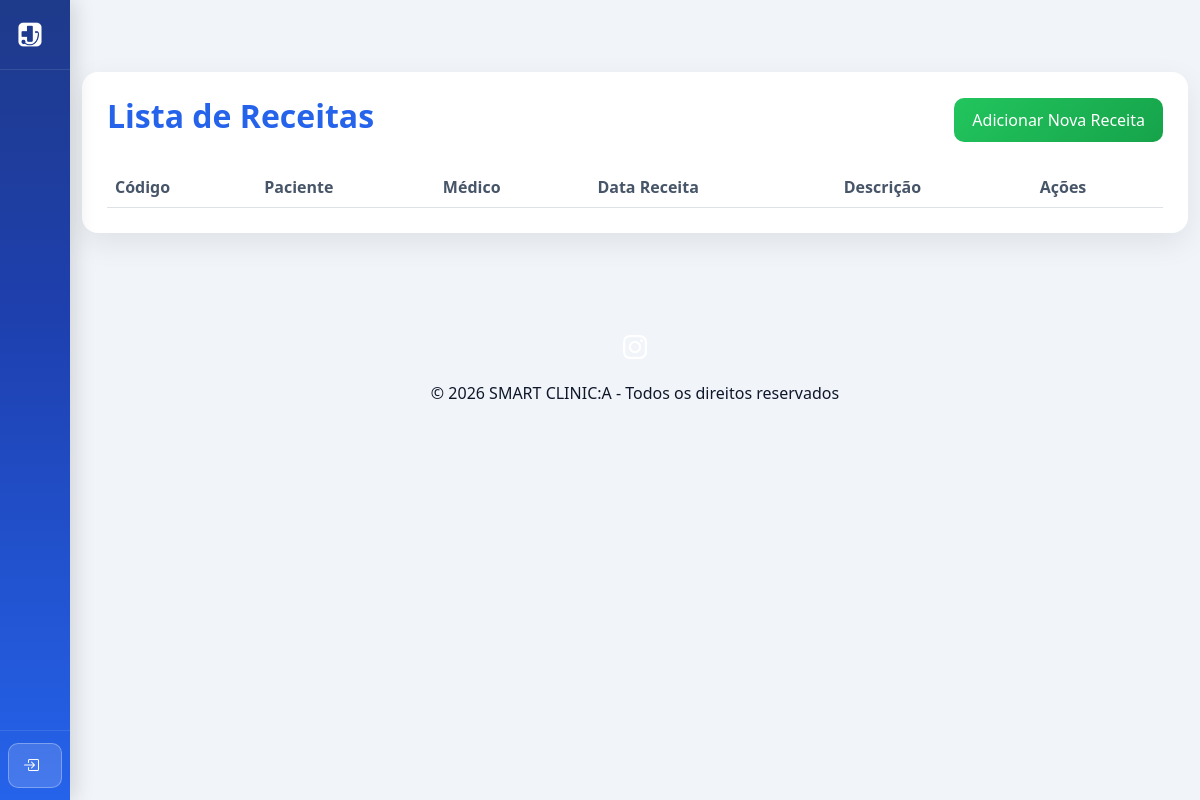
/Frontend/receita.php, run on an earlier commit of the app's database.
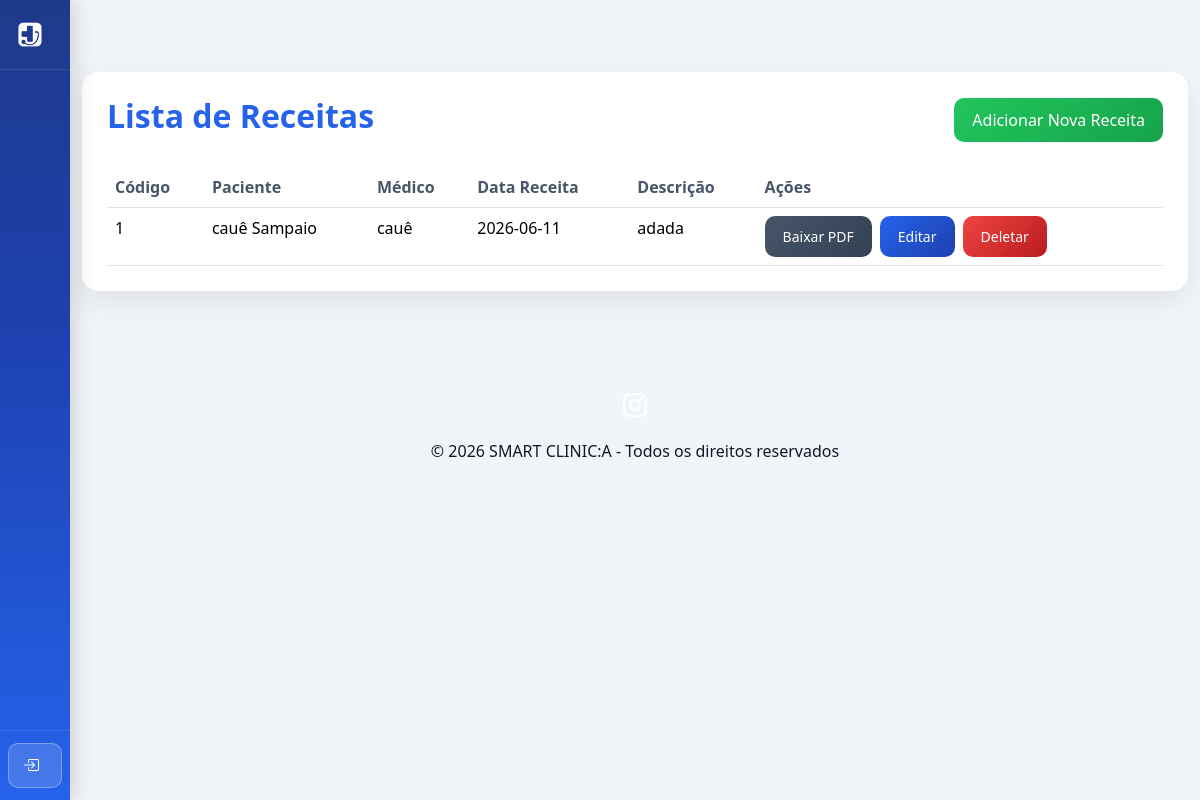
And on a later commit of the database.
### tables this page shows
CREATE TABLE `receita` (
  `cod` int(11) NOT NULL,
  `fk_paciente_cod` int(11) DEFAULT NULL,
  `fk_medico_cod` int(11) DEFAULT NULL,
  `data_receita` date DEFAULT NULL,
  `descricao` text DEFAULT NULL,
  `tipo` varchar(50) DEFAULT NULL
);

CREATE TABLE `paciente` (
  `cod` int(11) NOT NULL,
  `fk_instituicao_cod` int(11) DEFAULT NULL,
  `cpf` varchar(11) NOT NULL,
  `nome` varchar(100) NOT NULL,
  `data_nascimento` date NOT NULL,
  `email` varchar(100) DEFAULT NULL,
  `senha` varchar(100) DEFAULT NULL,
  `endereco` varchar(200) DEFAULT NULL,
  `foto` varchar(100) DEFAULT NULL
);

CREATE TABLE `medico` (
  `cod` int(11) NOT NULL,
  `fk_instituicao_cod` int(11) DEFAULT NULL,
  `cpf` varchar(11) NOT NULL,
  `crm` varchar(20) NOT NULL,
  `rqe` varchar(20) DEFAULT NULL,
  `foto` varchar(200) DEFAULT NULL,
  `nome` varchar(100) NOT NULL,
  `email` varchar(100) NOT NULL,
  `senha` varchar(100) NOT NULL,
  `especialidade` varchar(50) DEFAULT NULL,
  `telefone` varchar(20) NOT NULL,
  `endereco` varchar(200) NOT NULL
);

### Backend/controller/Database.php (called while the page is built)
<?php
class Database {
    private static $instance = null;
    public static function getConnection() {
        if (self::$instance === null) {
            $host = '127.0.0.1';
            $db   = 'smartclinic';
            $user = 'root';
            $pass = '';
            $charset = 'utf8mb4';
            $dsn = "mysql:host=$host;dbname=$db;charset=$charset";
            $options = [
                PDO::ATTR_ERRMODE => PDO::ERRMODE_EXCEPTION,
                PDO::ATTR_DEFAULT_FETCH_MODE => PDO::FETCH_ASSOC,
                PDO::ATTR_EMULATE_PREPARES => false,
            ];
            self::$instance = new PDO($dsn, $user, $pass, $options);
        }
        return self::$instance;
    }
}

### Backend/controller/ReceitaController.php (called while the page is built, shortened)
<?php
require_once __DIR__ . '/../dao/ReceitaDAO.php';
class ReceitaController extends BaseController {
    private $dao;
    public function __construct() {
        $this->dao = new ReceitaDAO();
    }
    public function getAll() {
        return $this->dao->getAll();
    }
}

### Backend/dao/BaseDAO.php (called while the page is built, shortened)
<?php
require_once $_SERVER['DOCUMENT_ROOT'] . '/SMART-CLINIC-A/Backend/controller/Database.php';
class BaseDAO {
    public function __construct() {
        $this->db = Database::getConnection();
    }
}

### Backend/dao/ReceitaDAO.php (called while the page is built, shortened)
<?php
require_once __DIR__ . '/BaseDAO.php';
class ReceitaDAO extends BaseDAO {
    public function getAll() {
        $stmt = $this->db->query('SELECT r.*, p.nome as paciente_nome, m.nome as medico_nome FROM receita r LEFT JOIN paciente p ON r.fk_paciente_cod = p.cod LEFT JOIN medico m ON r.fk_medico_cod = m.cod');
        return $stmt->fetchAll();
    }
}

### Frontend/receita.php (the view, shortened to what the changed rows need)
<!DOCTYPE html>
<html lang="pt-BR">
<head>
    <link href="https://cdn.jsdelivr.net/npm/bootstrap@5.3.2/dist/css/bootstrap.min.css" rel="stylesheet">
    <link href="https://cdn.jsdelivr.net/npm/bootstrap-icons@1.11.1/font/bootstrap-icons.css" rel="stylesheet">
    <link rel="stylesheet" href="style.css">
</head>
<body>
    <section class="py-5">
        <div class="container py-4">
            <div class="card-modern">
                <?php
                require_once $_SERVER['DOCUMENT_ROOT'] . '/SMART-CLINIC-A/Backend/controller/ReceitaController.php';
                $controller = new ReceitaController();
                $action = isset($_GET['action']) ? $_GET['action'] : 'list';
                $isPaciente = isset($_SESSION['role']) && $_SESSION['role'] === 'paciente';
                $pacienteLogadoCod = $_SESSION['user_id'] ?? null;
                if ($action == 'list') {
                    ?>
                    <div class="d-flex justify-content-between align-items-center mb-4">
                        <h2 class="text-azul fw-bold">Lista de Receitas</h2>
                    </div>
                    <div class="table-responsive">
                        <table class="table table-modern mb-0">
                            <thead>
                                <tr>
                                    <th>Código</th>
                                    <th>Paciente</th>
                                    <th>Médico</th>
                                    <th>Data Receita</th>
                                    <th>Descrição</th>
                                    <th>Ações</th>
                                </tr>
                            </thead>
                            <tbody>
                                <?php
                                if ($isPaciente && !empty($pacienteLogadoCod)) {
                                    $receitas = $controller->getByPaciente($pacienteLogadoCod);
                                } else {
                                    $receitas = $controller->getAll();
                                }
                                foreach ($receitas as $rec) {
                                    echo "<tr>";
                                    echo "<td>" . htmlspecialchars($rec['cod']) . "</td>";
                                    echo "<td>" . htmlspecialchars($rec['paciente_nome']) . "</td>";
                                    echo "<td>" . htmlspecialchars($rec['medico_nome']) . "</td>";
                                    echo "<td>" . htmlspecialchars($rec['data_receita']) . "</td>";
                                    echo "<td>" . nl2br(htmlspecialchars($rec['descricao'] ?? '')) . "</td>";
                                    echo "<td>";
                                    echo "<a href='receita_pdf.php?id=" . $rec['cod'] . "' class='btn btn-sm btn-secondary-custom me-2'>Baixar PDF</a>";
                                    if (!isset($_SESSION['role']) || $_SESSION['role'] != 'paciente') {
                                        echo "<a href='receita.php?action=edit&id=" . $rec['cod'] . "' class='btn btn-sm btn-azul me-2'>Editar</a>";
                                        echo "<form method='POST' action='' style='display:inline;' onsubmit='return confirm(\"Tem certeza que deseja deletar?\")'>";
                                        echo "<button type='submit' class='btn btn-sm btn-danger-custom'>Deletar</button>";
                                        echo "</form>";
                                    }
                                    echo "</td>";
                                    echo "</tr>";
                                }
                                ?>
                            </tbody>
                        </table>
                    </div>
                <?php }
                ?>
            </div>
        </div>
    </section>
</body>
</html>

What changed in the data, as far as the page shows it:
added receita: cod "1", fk_paciente_cod.nome "cauê Sampaio", fk_medico_cod.nome "cauê", data_receita "2026-06-11", descricao "adada"
